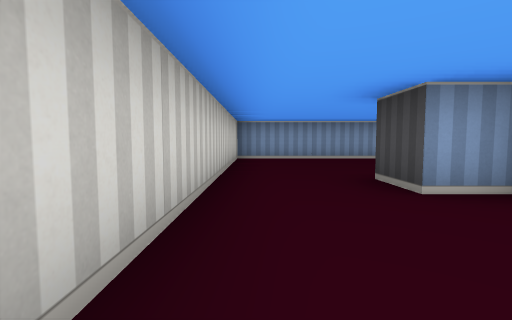
[1] (above)

12 first-person views from a walk through a cub3D maze. The camera is about half as high as the walls, tilts 4° down and sees 85° across. The floor is counted in squares. Each view is taken from the middle of a square. On the plan, view 1 faces up. The plan holds only what a view shows up to about 9 squares ahead; the rest is blank.

[2]
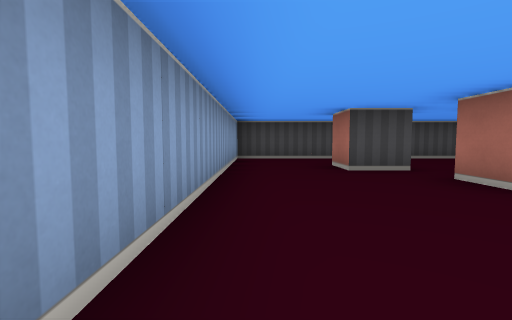

[3]
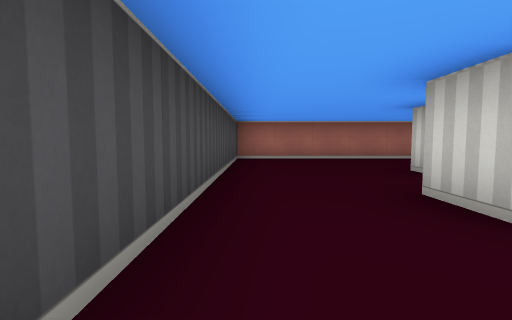

[4]
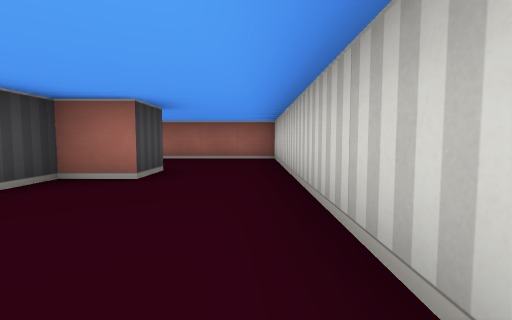

[5]
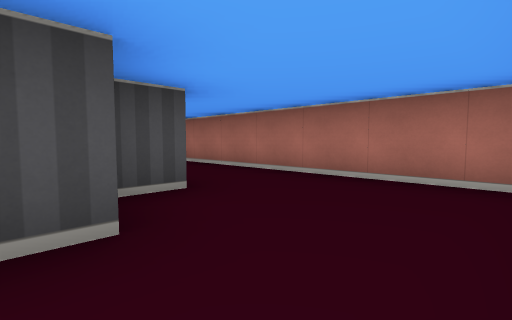

[6]
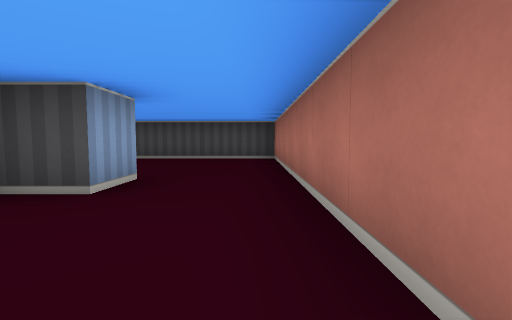

[7]
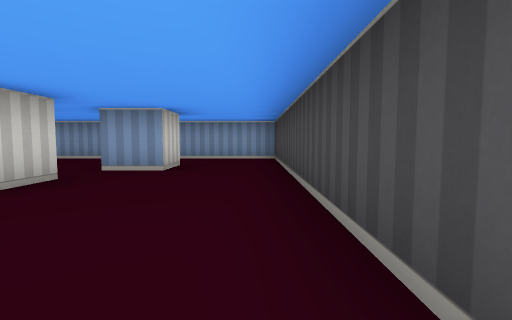

[8]
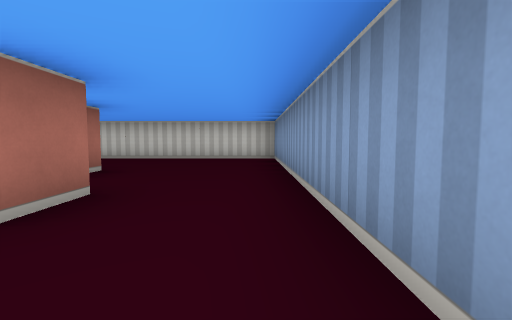

[9]
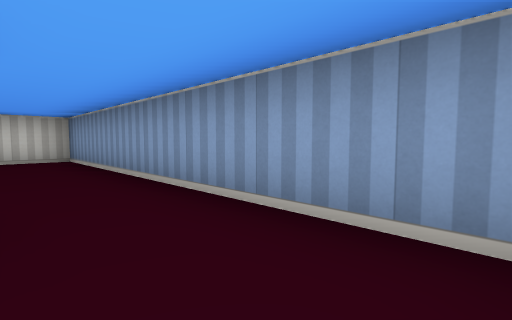

[10]
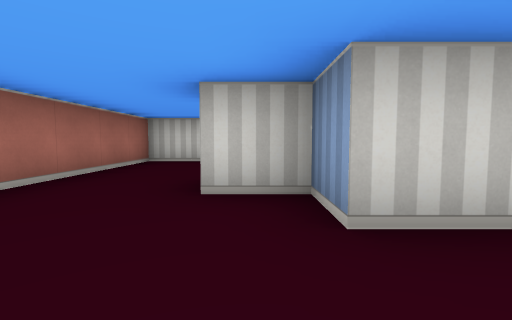

[11]
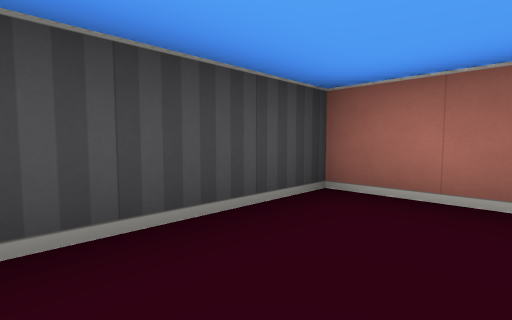

[12]
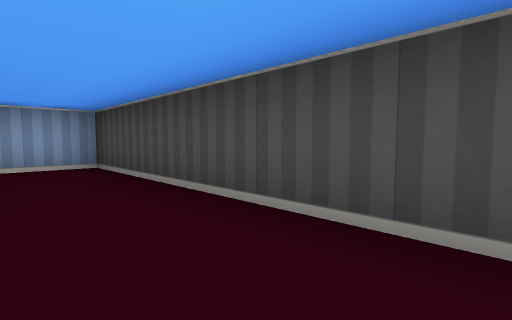

### Floor plan
Points are (right, up) in squares from view 1. A wall is a line through its corners. A room is listed if a view was taken in it or the views show most of it. See-through windows are left out.
Room 1 (views 1, 2, 3, 4, 5, 6, 7, 8, 9, 10, 11, 12)
walls: (4.5, 3.5) (4.5, 2.5) (3.5, 2.5) (3.5, 1.5) (2.5, 1.5) (2.5, 2.5) (1.5, 2.5) (1.5, 3.5) (2.5, 3.5) (2.5, 4.5) (3.5, 4.5); (4.5, 4.5) (4.5, 5.5) (5.5, 5.5) (5.5, 4.5) (4.5, 4.5); (7.5, 7.5) (-0.5, 7.5) (-0.5, -0.5) (7.5, -0.5) (7.5, 7.5)

Where each view was taken, in squares from view 1:
view 1: 0 up, 0 right, facing up
view 2: 7 up, 0 right, facing right
view 3: 7 up, 7 right, facing down
view 4: 7 up, 0 right, facing down
view 5: 3 up, 0 right, facing down-right
view 6: 0 up, 0 right, facing right
view 7: 0 up, 7 right, facing up
view 8: 7 up, 7 right, facing left
view 9: 6 up, 7 right, facing up-left
view 10: 2 up, 6 right, facing left
view 11: 2 up, 6 right, facing down-right
view 12: 2 up, 6 right, facing up-right
